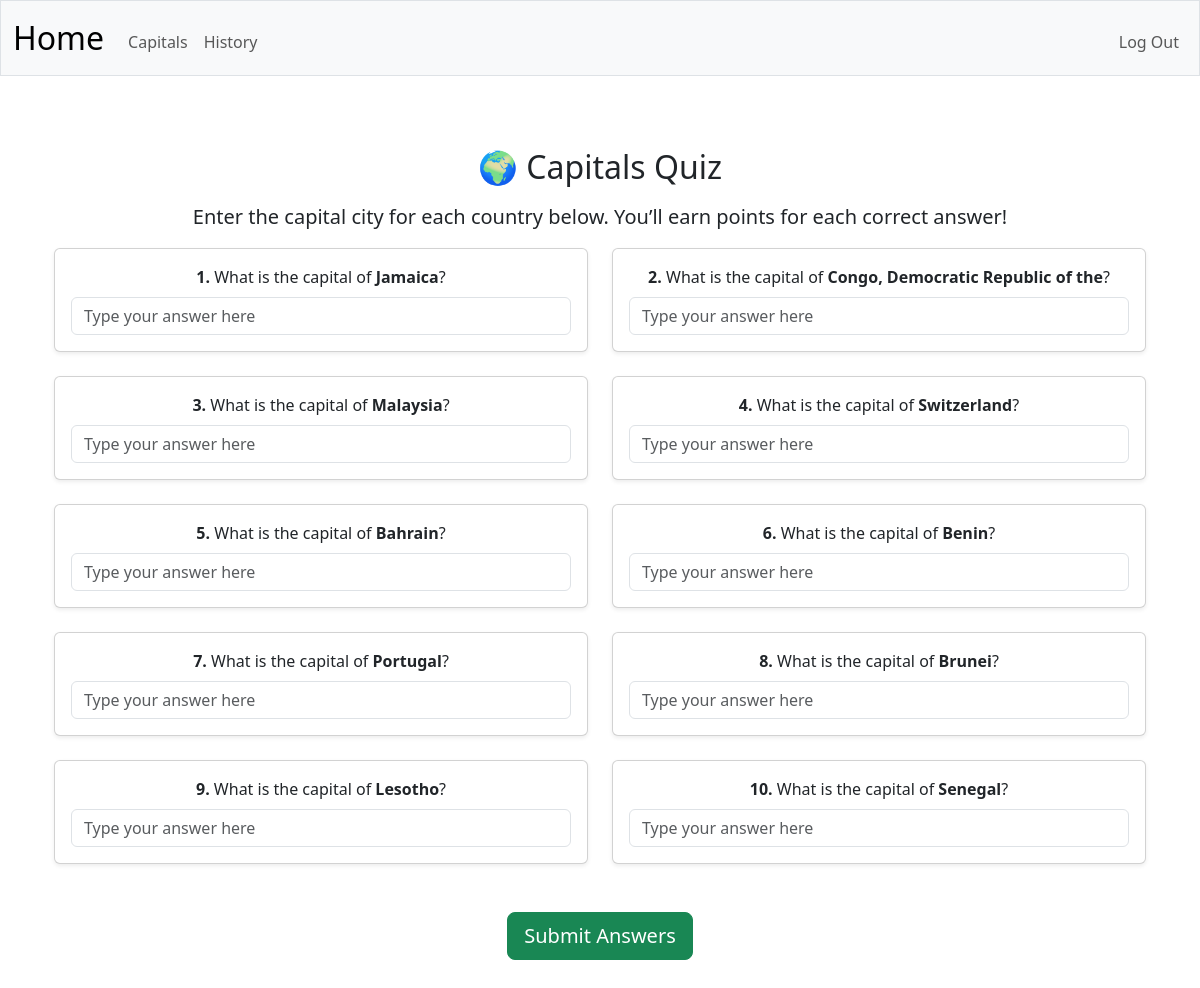
The page /capitals (signed in) on the database its author committed.
### tables this page shows
CREATE TABLE capitals (
    id INTEGER PRIMARY KEY,
    country TEXT NOT NULL,
    capital TEXT NOT NULL
);

### app.py (the view)
@app.route("/capitals", methods=["GET", "POST"])
@login_required
def capitals():
    number_of_questions = 10
    user_id = session["user_id"]
    if request.method == "POST":
        questions = session.get("questions", [])
        user_answers = []
        for i in range(number_of_questions):
            user_answer = request.form.get(f"answer_{i}", "")
            user_answers.append(user_answer)
        player_points = 0
        results = []
        for i in range(number_of_questions):
            country = questions[i]["country"]
            correct = questions[i]["capital"]
            user = user_answers[i]
            if user.strip().lower() == correct.lower():
                db.execute("UPDATE players SET points = points + 1 WHERE id = ?", user_id)
                player_points += 1
            results.append({ "country": country, "correct": correct, "user": user, "is_correct": user.strip().lower() == correct.lower() })
        db.execute("INSERT INTO history (player_id, points_gained) VALUES (?, ?)", user_id, player_points)
        return render_template("capitals_answer.html", results=results)
    else:
        rows = db.execute("SELECT country, capital FROM capitals")
        chosen = random.sample(rows, number_of_questions)
        session["questions"] = chosen
        return render_template("capitals.html", questions=chosen)

### app.py (called while the page is built)
@app.after_request
def after_request(response):
    response.headers["Cache-Control"] = "no-cache, no-store, must-revalidate"
    response.headers["Expires"] = 0
    response.headers["Pragma"] = "no-cache"
    return response

### helpers.py (called while the page is built)
def login_required(f):
    @wraps(f)
    def decorated_function(*args, **kwargs):
        if session.get("user_id") is None:
            return redirect("/login")
        return f(*args, **kwargs)
    return decorated_function

### templates/capitals.html (shortened to what this page needs)
{% extends "layout.html" %}
{% block main %}
<div class="container mt-4">
    <h2 class="mb-3">🌍 Capitals Quiz</h2>
    <p class="lead">Enter the capital city for each country below. You’ll earn points for each correct answer!</p>
    <form action="/capitals" method="post">
        <div class="row">
            {% for q in questions %}
                <div class="col-md-6 mb-4">
                    <div class="card shadow-sm">
                        <div class="card-body">
                            <label for="answer_{{ loop.index0 }}" class="form-label">
                                <strong>{{ loop.index }}.</strong> What is the capital of <strong>{{ q.country }}</strong>?
                            </label>
                            <input autocomplete="off" type="text" name="answer_{{ loop.index0 }}" id="answer_{{ loop.index0 }}" class="form-control" placeholder="Type your answer here">
                        </div>
                    </div>
                </div>
            {% endfor %}
        </div>
        <div class="text-center mt-4">
            <button type="submit" class="btn btn-success btn-lg">Submit Answers</button>
        </div>
    </form>
</div>
{% endblock %}

### templates/layout.html (shortened to what this page needs)
<!DOCTYPE html>
<html lang="en">
    <head>
        <link href="https://cdn.jsdelivr.net/npm/bootstrap@5.3.3/dist/css/bootstrap.min.css" rel="stylesheet">
        <link href="/static/styles.css" rel="stylesheet">
    </head>
    <body>
        <nav class="bg-light border navbar navbar-expand-md navbar-light">
            <div class="container-fluid">
                <a class="navbar-brand" href="/">Home</a>
                <div class="collapse navbar-collapse" id="navbar">
                    {% if session["user_id"] %}
                        <ul class="navbar-nav me-auto mt-2">
                            <li class="nav-item"><a class="nav-link" href="/capitals">Capitals</a></li>
                            <li class="nav-item"><a class="nav-link" href="/history">History</a></li>
                        </ul>
                        <ul class="navbar-nav ms-auto mt-2">
                            <li class="nav-item"><a class="nav-link" href="/logout">Log Out</a></li>
                        </ul>
                    {% else %}
                        <ul class="navbar-nav ms-auto mt-2">
                            <li class="nav-item"><a class="nav-link" href="/register">Register</a></li>
                            <li class="nav-item"><a class="nav-link" href="/login">Log In</a></li>
                        </ul>
                    {% endif %}
                </div>
            </div>
        </nav>
        <main class="container py-5 text-center">
            {% block main %}{% endblock %}
        </main>
    </body>
</html>

### static/styles.css (style rules this page uses)
nav .navbar-brand { font-size: xx-large; }

### rows shown on the page
capitals: country "Jamaica"
capitals: country "Congo, Democratic Republic of the"
capitals: country "Malaysia"
capitals: country "Switzerland"
capitals: country "Bahrain"
capitals: country "Benin"
capitals: country "Portugal"
capitals: country "Brunei"
capitals: country "Lesotho"
capitals: country "Senegal"
